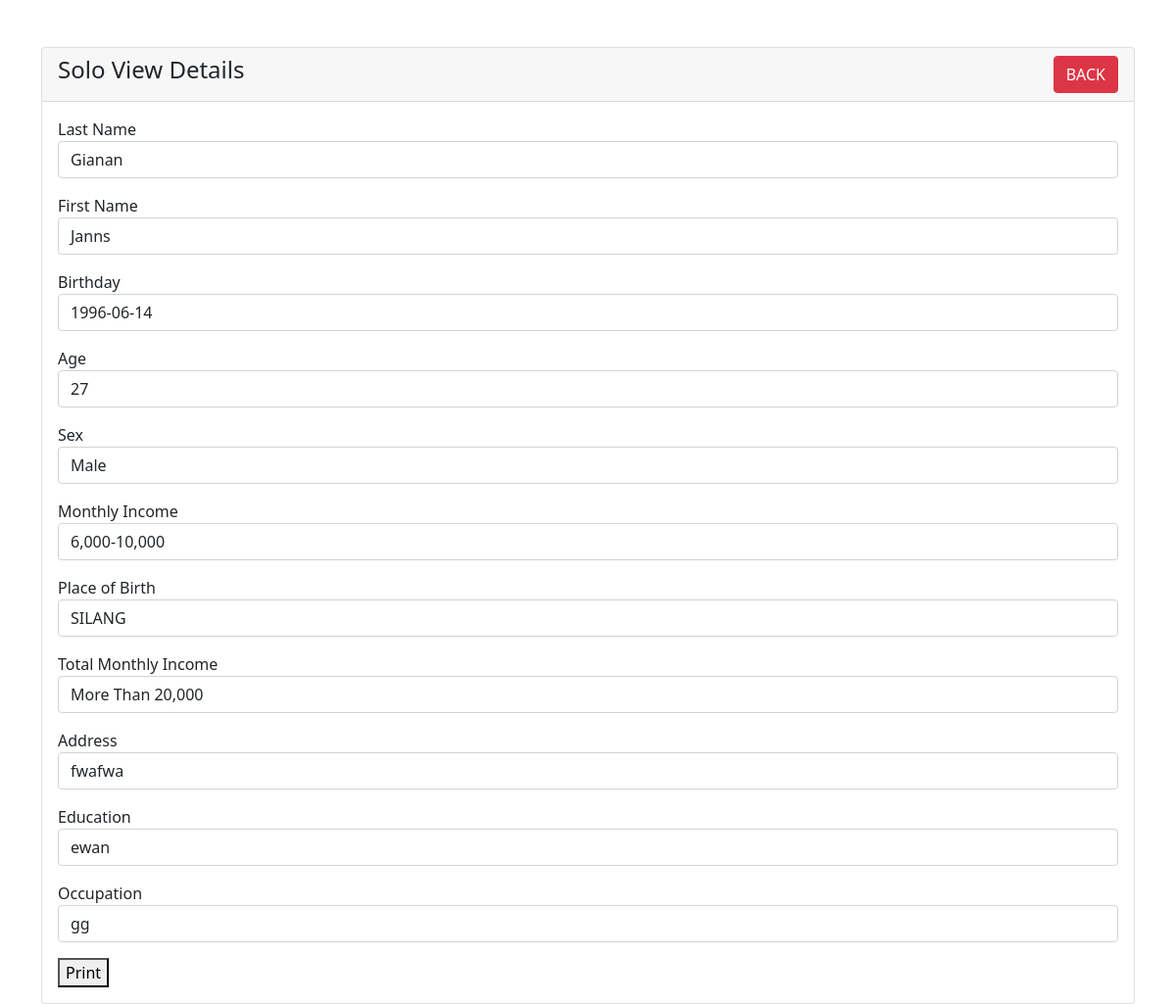
The app's page /solo_view.php?id=19 with its own data.
### tables this page shows
CREATE TABLE `soloform` (
  `id` int(11) NOT NULL,
  `lastname` varchar(255) NOT NULL,
  `firstname` varchar(255) NOT NULL,
  `birthday` date NOT NULL,
  `age` int(11) NOT NULL,
  `sex` varchar(255) NOT NULL,
  `month` varchar(255) NOT NULL,
  `place` varchar(255) NOT NULL,
  `totalmonth` varchar(255) NOT NULL,
  `address` varchar(255) NOT NULL,
  `educ` varchar(255) NOT NULL,
  `occ` varchar(255) NOT NULL
);

### solo_view.php (the view, shortened to what this page needs)
<?php
require 'dbcon.php';
?>
<!doctype html>
<html lang="en">
  <head>
    <link href="https://cdn.jsdelivr.net/npm/bootstrap@5.1.3/dist/css/bootstrap.min.css" rel="stylesheet">
</head>
<body>
    <div class="container mt-5">
        <div class="row">
            <div class="col-md-12">
                <div class="card">
                    <div class="card-header">
                        <h4>Solo View Details
                            <a href="ad_beneficiaries.php" class="btn btn-danger float-end">BACK</a>
                        </h4>
                    </div>
                    <div class="card-body">
                        <?php
                        if(isset($_GET['id']))
                        {
                            $solo_id = mysqli_real_escape_string($con, $_GET['id']);
                            $query = "SELECT * FROM soloform WHERE id='$solo_id' ";
                            $query_run = mysqli_query($con, $query);
                            if(mysqli_num_rows($query_run) > 0)
                            {
                                $solo = mysqli_fetch_array($query_run);
                                ?>
                                    <div class="mb-3">
                                        <label>Last Name</label>
                                        <p class="form-control">
                                            <?=$solo['lastname'];?>
                                        </p>
                                    </div>
									<div class="mb-3">
                                        <label>First Name</label>
                                        <p class="form-control">
                                            <?=$solo['firstname'];?>
                                        </p>
                                    </div>
                                    <div class="mb-3">
                                        <label>Birthday</label>
                                        <p class="form-control">
                                            <?=$solo['birthday'];?>
                                        </p>
                                    </div>
                                    <div class="mb-3">
                                        <label>Age</label>
                                        <p class="form-control">
                                            <?=$solo['age'];?>
                                        </p>
                                    </div>
                                    <div class="mb-3">
                                        <label>Sex</label>
                                        <p class="form-control">
                                            <?=$solo['sex'];?>
                                        </p>
                                    </div>
									<div class="mb-3">
                                        <label>Monthly Income</label>
                                        <p class="form-control">
                                            <?=$solo['month'];?>
                                        </p>
                                    </div>
									<div class="mb-3">
                                        <label>Place of Birth</label>
                                        <p class="form-control">
                                            <?=$solo['place'];?>
                                        </p>
                                    </div>
									<div class="mb-3">
                                        <label>Total Monthly Income</label>
                                        <p class="form-control">
                                            <?=$solo['totalmonth'];?>
                                        </p>
                                    </div>
									<div class="mb-3">
                                        <label>Address</label>
                                        <p class="form-control">
                                            <?=$solo['address'];?>
                                        </p>
                                    </div>
									<div class="mb-3">
                                        <label>Education</label>
                                        <p class="form-control">
                                            <?=$solo['educ'];?>
                                        </p>
                                    </div>
									<div class="mb-3">
                                        <label>Occupation</label>
                                        <p class="form-control">
                                            <?=$solo['occ'];?>
                                        </p>
                                    </div>
									<button id="print-button">Print</button>
                                <?php
                            }
                            else
                            {
                                echo "<h4>No Such Id Found</h4>";
                            }
                        }
                        ?>
                    </div>
                </div>
            </div>
        </div>
    </div>
</body>
</html>
</html>

### records on screen
soloform: lastname "Gianan", firstname "Janns", birthday "1996-06-14", age "27", sex "Male", month "6,000-10,000", place "SILANG", totalmonth "More Than 20,000", address "fwafwa", educ "ewan", occ "gg"
